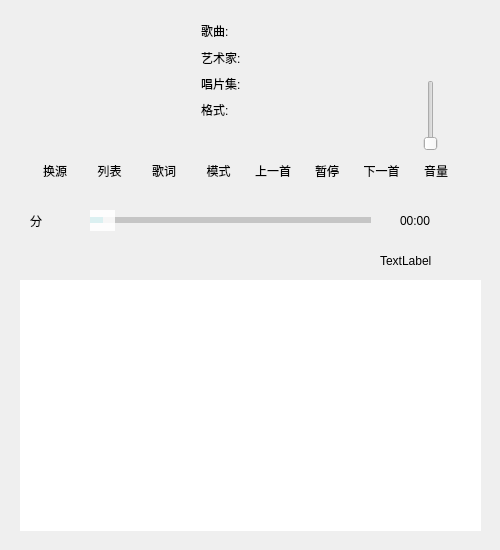
<?xml version="1.0" encoding="UTF-8"?>
<ui version="4.0">
 <class>Widget</class>
 <widget class="QWidget" name="Widget">
  <property name="geometry">
   <rect>
    <x>0</x>
    <y>0</y>
    <width>500</width>
    <height>550</height>
   </rect>
  </property>
  <property name="windowTitle">
   <string>Widget</string>
  </property>
  <property name="styleSheet">
   <string notr="true">*{
border:none;
	font: 9pt &quot;微软雅黑&quot;;
}
QWidget{
border-top-left-radius:15px;;
border-top-right-radius:15px;
border-bottom-left-radius:15px;
border-bottom-right-radius:15px;
}
QPushButton:hover
{
background-color :rgb(255, 170, 127);
 border-radius: 4px; 
}
QWidget#Widget{border-image: url(:/src/background/风绽-美叶 (10).jpg);}</string>
  </property>
  <widget class="QWidget" name="widget" native="true">
   <property name="geometry">
    <rect>
     <x>20</x>
     <y>150</y>
     <width>451</width>
     <height>41</height>
    </rect>
   </property>
   <layout class="QHBoxLayout" name="horizontalLayout">
    <item>
     <widget class="QPushButton" name="MusicFile">
      <property name="sizePolicy">
       <sizepolicy hsizetype="Preferred" vsizetype="Preferred">
        <horstretch>0</horstretch>
        <verstretch>0</verstretch>
       </sizepolicy>
      </property>
      <property name="text">
       <string>换源</string>
      </property>
     </widget>
    </item>
    <item>
     <widget class="QPushButton" name="MusicFile_2">
      <property name="sizePolicy">
       <sizepolicy hsizetype="Preferred" vsizetype="Preferred">
        <horstretch>0</horstretch>
        <verstretch>0</verstretch>
       </sizepolicy>
      </property>
      <property name="text">
       <string>列表</string>
      </property>
     </widget>
    </item>
    <item>
     <widget class="QPushButton" name="MusicLyric">
      <property name="sizePolicy">
       <sizepolicy hsizetype="Preferred" vsizetype="Preferred">
        <horstretch>0</horstretch>
        <verstretch>0</verstretch>
       </sizepolicy>
      </property>
      <property name="text">
       <string>歌词</string>
      </property>
     </widget>
    </item>
    <item>
     <widget class="QPushButton" name="playset">
      <property name="sizePolicy">
       <sizepolicy hsizetype="Preferred" vsizetype="Minimum">
        <horstretch>0</horstretch>
        <verstretch>0</verstretch>
       </sizepolicy>
      </property>
      <property name="text">
       <string>模式</string>
      </property>
     </widget>
    </item>
    <item>
     <widget class="QPushButton" name="MusicBack">
      <property name="sizePolicy">
       <sizepolicy hsizetype="Preferred" vsizetype="Minimum">
        <horstretch>0</horstretch>
        <verstretch>0</verstretch>
       </sizepolicy>
      </property>
      <property name="text">
       <string>上一首</string>
      </property>
     </widget>
    </item>
    <item>
     <widget class="QPushButton" name="MusicStop">
      <property name="sizePolicy">
       <sizepolicy hsizetype="Preferred" vsizetype="Minimum">
        <horstretch>0</horstretch>
        <verstretch>0</verstretch>
       </sizepolicy>
      </property>
      <property name="text">
       <string>暂停</string>
      </property>
     </widget>
    </item>
    <item>
     <widget class="QPushButton" name="MusicSpeed">
      <property name="sizePolicy">
       <sizepolicy hsizetype="Preferred" vsizetype="Minimum">
        <horstretch>0</horstretch>
        <verstretch>0</verstretch>
       </sizepolicy>
      </property>
      <property name="text">
       <string>下一首</string>
      </property>
     </widget>
    </item>
    <item>
     <widget class="QPushButton" name="MusicVolume">
      <property name="sizePolicy">
       <sizepolicy hsizetype="Preferred" vsizetype="Minimum">
        <horstretch>0</horstretch>
        <verstretch>0</verstretch>
       </sizepolicy>
      </property>
      <property name="text">
       <string>音量</string>
      </property>
     </widget>
    </item>
   </layout>
  </widget>
  <widget class="QListWidget" name="MusicList">
   <property name="geometry">
    <rect>
     <x>20</x>
     <y>280</y>
     <width>461</width>
     <height>251</height>
    </rect>
   </property>
   <property name="styleSheet">
    <string notr="true">QListWidget{

background-color: argb(200, 100, 255, 200);
	color: rgb(0, 85, 127);
font: 10pt &quot;微软雅黑&quot;;
}</string>
   </property>
  </widget>
  <widget class="SliberBar" name="Progressbar">
   <property name="geometry">
    <rect>
     <x>90</x>
     <y>210</y>
     <width>281</width>
     <height>21</height>
    </rect>
   </property>
   <property name="styleSheet">
    <string notr="true">QSlider::groove:horizontal{
    background:#4b4b4b;
    height:6px;
    border-radius:5px;
}
QSlider::add-page:horizontal{
    background:#c5c5c5;
    height:6px;
    border-radius:5px;
}
QSlider::sub-page:horizontal{
    background:rgba(2, 183, 196, 0.75);
    height:6px;
    border-radius:5px;
}
QSlider::handle:horizontal{
    width:25px;
    margin-top: -17px;
    margin-bottom: -17px;
    border-radius: 5px;
    background: rgba(255, 255, 255, 0.85);
}
QSlider::handle:horizontal:pressed, QSlider::handle:horizontal:hover{
    width:25px;
    border-radius:5px;
    background: #FFFFFF;
}
QSlider::add-page:horizontal:disabled{
    background:#616161;
}
QSlider::sub-page:horizontal:disabled{
    background:rgba(141, 141, 141, 0.75);
}
QSlider::handle:horizontal:disabled{
    background: rgba(112, 112, 112, 0.85);
}</string>
   </property>
   <property name="orientation">
    <enum>Qt::Horizontal</enum>
   </property>
  </widget>
  <widget class="SliberBar" name="Volumebar">
   <property name="geometry">
    <rect>
     <x>420</x>
     <y>80</y>
     <width>22</width>
     <height>71</height>
    </rect>
   </property>
   <property name="toolTipDuration">
    <number>-4</number>
   </property>
   <property name="styleSheet">
    <string notr="true"/>
   </property>
   <property name="orientation">
    <enum>Qt::Vertical</enum>
   </property>
   <property name="invertedControls">
    <bool>true</bool>
   </property>
  </widget>
  <widget class="QLabel" name="time">
   <property name="geometry">
    <rect>
     <x>30</x>
     <y>210</y>
     <width>51</width>
     <height>21</height>
    </rect>
   </property>
   <property name="text">
    <string>分</string>
   </property>
  </widget>
  <widget class="QLabel" name="timeAll">
   <property name="geometry">
    <rect>
     <x>400</x>
     <y>210</y>
     <width>51</width>
     <height>21</height>
    </rect>
   </property>
   <property name="text">
    <string>00:00</string>
   </property>
  </widget>
  <widget class="QLabel" name="Volumevalue">
   <property name="geometry">
    <rect>
     <x>450</x>
     <y>120</y>
     <width>47</width>
     <height>19</height>
    </rect>
   </property>
   <property name="text">
    <string/>
   </property>
  </widget>
  <widget class="QWidget" name="layoutWidget">
   <property name="geometry">
    <rect>
     <x>190</x>
     <y>10</y>
     <width>71</width>
     <height>121</height>
    </rect>
   </property>
   <layout class="QVBoxLayout" name="verticalLayout">
    <item>
     <widget class="QLabel" name="Title">
      <property name="text">
       <string>歌曲:</string>
      </property>
     </widget>
    </item>
    <item>
     <widget class="QLabel" name="Author">
      <property name="text">
       <string>艺术家:</string>
      </property>
     </widget>
    </item>
    <item>
     <widget class="QLabel" name="Disc">
      <property name="text">
       <string>唱片集:</string>
      </property>
     </widget>
    </item>
    <item>
     <widget class="QLabel" name="Format">
      <property name="text">
       <string>格式:</string>
      </property>
     </widget>
    </item>
   </layout>
  </widget>
  <widget class="LyircClass" name="widget_2" native="true">
   <property name="geometry">
    <rect>
     <x>20</x>
     <y>280</y>
     <width>461</width>
     <height>251</height>
    </rect>
   </property>
   <property name="styleSheet">
    <string notr="true"/>
   </property>
   <layout class="QVBoxLayout" name="verticalLayout_2">
    <property name="sizeConstraint">
     <enum>QLayout::SetMinimumSize</enum>
    </property>
    <item>
     <widget class="QLabel" name="Lyric_1">
      <property name="frameShape">
       <enum>QFrame::Box</enum>
      </property>
      <property name="text">
       <string/>
      </property>
      <property name="alignment">
       <set>Qt::AlignCenter</set>
      </property>
     </widget>
    </item>
    <item>
     <widget class="QLabel" name="Lyric_2">
      <property name="frameShape">
       <enum>QFrame::Box</enum>
      </property>
      <property name="text">
       <string/>
      </property>
      <property name="alignment">
       <set>Qt::AlignCenter</set>
      </property>
     </widget>
    </item>
    <item>
     <widget class="QLabel" name="Lyric_3">
      <property name="styleSheet">
       <string notr="true">QLabel{
//font: 25 10pt &quot;Microsoft YaHei&quot;;                        //字体形状大小
border-radius: 8px;                                            //圆角设置
 
//标签颜色

 //字体颜色
text-align: center;

}</string>
      </property>
      <property name="frameShape">
       <enum>QFrame::Box</enum>
      </property>
      <property name="text">
       <string/>
      </property>
      <property name="alignment">
       <set>Qt::AlignCenter</set>
      </property>
     </widget>
    </item>
    <item>
     <widget class="QLabel" name="Lyric_4">
      <property name="frameShape">
       <enum>QFrame::Box</enum>
      </property>
      <property name="text">
       <string/>
      </property>
      <property name="alignment">
       <set>Qt::AlignCenter</set>
      </property>
     </widget>
    </item>
    <item>
     <widget class="QLabel" name="Lyric_5">
      <property name="frameShape">
       <enum>QFrame::Box</enum>
      </property>
      <property name="text">
       <string/>
      </property>
      <property name="alignment">
       <set>Qt::AlignCenter</set>
      </property>
     </widget>
    </item>
    <item>
     <widget class="QLabel" name="Lyric_6">
      <property name="frameShape">
       <enum>QFrame::Box</enum>
      </property>
      <property name="text">
       <string/>
      </property>
      <property name="alignment">
       <set>Qt::AlignCenter</set>
      </property>
     </widget>
    </item>
   </layout>
  </widget>
  <widget class="QWidget" name="layoutWidget">
   <property name="geometry">
    <rect>
     <x>270</x>
     <y>10</y>
     <width>181</width>
     <height>121</height>
    </rect>
   </property>
   <layout class="QVBoxLayout" name="verticalLayout_3">
    <item>
     <widget class="QLabel" name="TirleLabel">
      <property name="text">
       <string/>
      </property>
     </widget>
    </item>
    <item>
     <widget class="QLabel" name="AuthorLabel">
      <property name="text">
       <string/>
      </property>
     </widget>
    </item>
    <item>
     <widget class="QLabel" name="DiscLabel">
      <property name="text">
       <string/>
      </property>
     </widget>
    </item>
    <item>
     <widget class="QLabel" name="FormatLabel">
      <property name="text">
       <string/>
      </property>
     </widget>
    </item>
   </layout>
  </widget>
  <widget class="QLabel" name="Picture">
   <property name="geometry">
    <rect>
     <x>30</x>
     <y>20</y>
     <width>121</width>
     <height>111</height>
    </rect>
   </property>
   <property name="frameShape">
    <enum>QFrame::Box</enum>
   </property>
   <property name="text">
    <string/>
   </property>
   <property name="alignment">
    <set>Qt::AlignCenter</set>
   </property>
  </widget>
  <widget class="MyQLabel" name="Spectrum">
   <property name="geometry">
    <rect>
     <x>380</x>
     <y>250</y>
     <width>101</width>
     <height>21</height>
    </rect>
   </property>
   <property name="text">
    <string>TextLabel</string>
   </property>
  </widget>
  <zorder>layoutWidget</zorder>
  <zorder>layoutWidget</zorder>
  <zorder>widget</zorder>
  <zorder>widget_2</zorder>
  <zorder>Volumebar</zorder>
  <zorder>Progressbar</zorder>
  <zorder>time</zorder>
  <zorder>MusicList</zorder>
  <zorder>timeAll</zorder>
  <zorder>Volumevalue</zorder>
  <zorder>Picture</zorder>
  <zorder>Spectrum</zorder>
 </widget>
 <layoutdefault spacing="6" margin="11"/>
 <customwidgets>
  <customwidget>
   <class>SliberBar</class>
   <extends>QSlider</extends>
   <header location="global">sliberbar.h</header>
  </customwidget>
  <customwidget>
   <class>LyircClass</class>
   <extends>QWidget</extends>
   <header location="global">lyircclass.h</header>
   <container>1</container>
  </customwidget>
  <customwidget>
   <class>MyQLabel</class>
   <extends>QLabel</extends>
   <header location="global">myqlabel.h</header>
  </customwidget>
 </customwidgets>
 <resources/>
 <connections/>
</ui>
